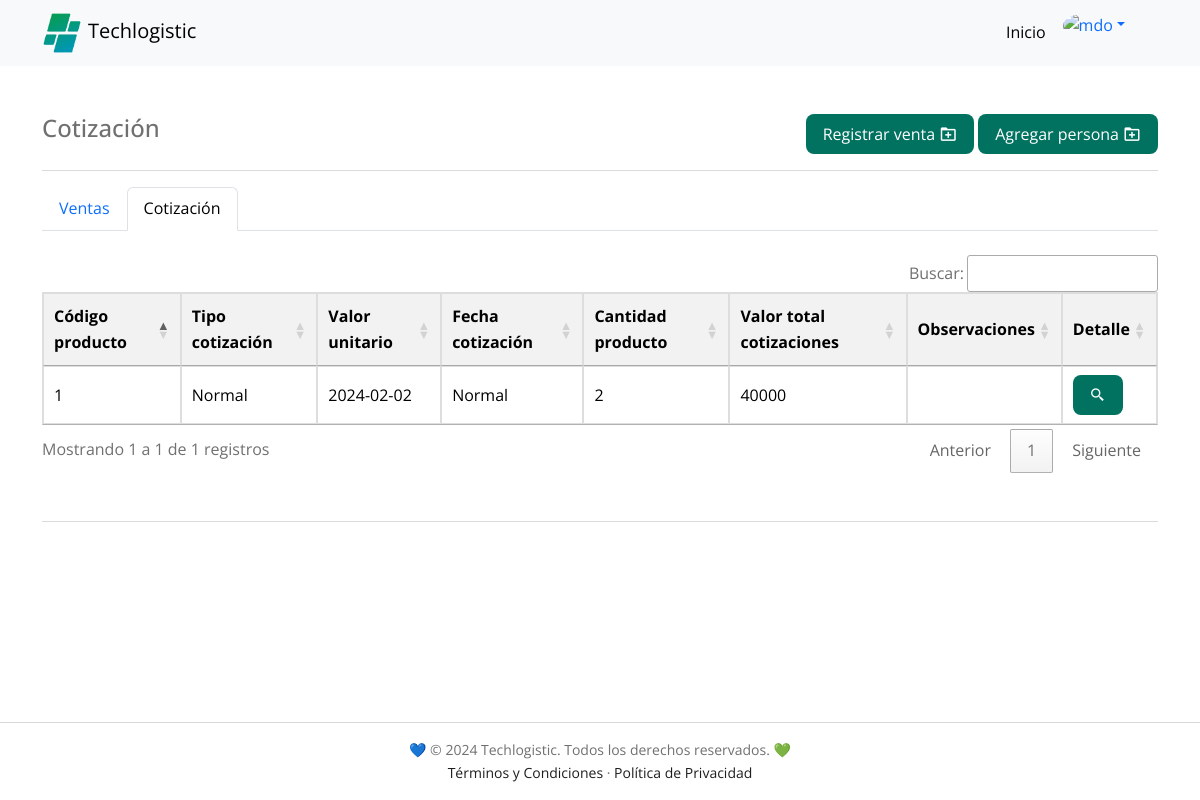
Screenshot of /dashboard/ventas/cotizacion.php with the database file from the repository.
### tables this page shows
CREATE TABLE `cotizaciones` (
  `codigo_cotizacion` int NOT NULL AUTO_INCREMENT,
  `id_persona` int NOT NULL,
  `codigo_producto` int NOT NULL,
  `tipo_cotizacion` varchar(20) NOT NULL,
  `valor_unitario` float NOT NULL,
  `fecha_cotizacion` date NOT NULL,
  `cantidad_producto` int NOT NULL,
  `valor_total_cot` float NOT NULL,
  `observaciones` varchar(255) DEFAULT NULL,
  PRIMARY KEY (`codigo_cotizacion`),
  KEY `codigo_producto` (`codigo_producto`),
  KEY `cotizacion_ibfk_1_idx` (`id_persona`),
  CONSTRAINT `cotizacion_ibfk_1` FOREIGN KEY (`id_persona`) REFERENCES `personas` (`id_persona`),
  CONSTRAINT `cotizacion_ibfk_2` FOREIGN KEY (`codigo_producto`) REFERENCES `producto` (`codigo_producto`)
);

### dashboard/ventas/cotizacion.php (the view, shortened to what this page needs)
<!DOCTYPE html>
<html lang="es">
<head>
    <link href='https://unpkg.com/boxicons@2.0.7/css/boxicons.min.css' rel='stylesheet'>
    <link href="https://cdn.jsdelivr.net/npm/bootstrap@5.3.0/dist/css/bootstrap.min.css" rel="stylesheet"
>
    <link rel="stylesheet" href="../../HTML/styles/techlogistic.css">
    <link rel="stylesheet" type="text/css" href="https://cdn.datatables.net/1.11.5/css/jquery.dataTables.css">
    <link rel="stylesheet" type="text/css"
        href="https://cdn.datatables.net/buttons/2.0.1/css/buttons.dataTables.min.css">
</head>
<body>
    <nav class="navbar navbar-expand-lg bg-body-tertiary">
        <div class="container">
            <a href="../../PHP/indexdash.php" class="navbar-brand" title="Techlogistic"><img
                    src="../../images/favicon.png" alt="Logo Techlogistic" class="navigation__image">Techlogistic</a>
            <div class="collapse navbar-collapse" id="navbarNavDropdown">
                <ul class="navbar-nav ms-auto me-4 mb-2 mb-lg-0">
                    <li class="nav-item">
                        <a class="nav-link active" aria-current="page" href="../../PHP/indexdash.php">Inicio</a>
                    </li>
                    <li class="nav-item dropdown">
                        <div class="dropdown" role="group">
                            <a class="dropdown-toggle dropdown-toggle-split" data-bs-toggle="dropdown"
                                aria-expanded="false">
                                <img src="https://higinnamora.github.io/techlogistic/images/profile/profile.png"
                                    alt="mdo" class="rounded-circle" width="38" height="38" />
                            </a>
                        </div>
                    </li>
                </ul>
            </div>
        </div>
    </nav>
    <main class="container my-5 h-100">
        <div class="d-flex flex-column flex-md-row justify-content-between">
            <h4 class="text-md-start text-left">Cotización</h4>
            <div class="actions-table">
                <div class="action-item">
                    <a class="button margin-left" aria-current="page" href="./nueva-venta.php">Registrar venta<i
                            class='bx bx-folder-plus icons-styles'></i></a>
                </div>
                <div class="action-item">
                    <a class="button margin-left" aria-current="page" href="../../HTML/sign-up.html">Agregar persona<i
                            class='bx bx-folder-plus icons-styles'></i></a>
                </div>
            </div>
        </div>
        <hr>
        <ul class="nav nav-tabs mb-4">
            <li class="nav-item">
                <a class="nav-link" aria-current="page" href="indexventas.php">Ventas</a>
            </li>
            <li class="nav-item">
                <a class="nav-link active" href="cotizacion.php">Cotización</a>
            </li>
        </ul>
        <div class="table-responsive">
            <?php
            include_once "../../PHP/conexion_a_la_DB.php";
            $sql = "SELECT codigo_producto, tipo_cotizacion, valor_unitario, fecha_cotizacion, cantidad_producto, valor_total_cot, observaciones FROM cotizaciones;";
            echo '<table id="cotizacion" style="color: black;" class="">
            <thead>
                <tr>
                    <th scope="scope" >Código producto</th>
                    <th scope="scope" >Tipo cotización</th>
                    <th scope="scope" >Valor unitario</th>
                    <th scope="scope" >Fecha cotización</th>
                    <th scope="scope" >Cantidad producto</th>
                    <th scope="scope" >Valor total cotizaciones</th>
                    <th scope="scope" >Observaciones</th>
                    <th scope="scope" >Detalle</th>
                </tr>
            </thead>
            <tbody>';
            if ($rta = $conexion->query($sql)) {
                while ($row = $rta->fetch_assoc()) {
                    $codigoProducto = $row["codigo_producto"];
                    $tipo_cot = $row["tipo_cotizacion"];
                    $fecha_cot = $row["fecha_cotizacion"];
                    $cantidad = $row["cantidad_producto"];
                    $valor_total_cot = $row["valor_total_cot"];
                    $observa = $row["observaciones"];
                    echo "
            <tr>
                <td>$codigoProducto</td>
                <td>$tipo_cot</td>
                <td>$fecha_cot</td>
                <td>$tipo_cot</td>
                <td>$cantidad</td>
                <td>$valor_total_cot</td>
                <td>$observa</td>
                <td><button class='button'><i class='bx bx-search-alt-2'></i></button></td>
            </tr>";
                }
                echo "</tbody></table>\n";
            }
            ?>
        </div>
        <hr class="my-5">
    </main>
    <footer>
        <div class="copyright footer-absolute">
            <div class="bd-container">
                <p>💙 © 2024 Techlogistic. Todos los derechos reservados. 💚</p>
                <p><a href="../../HTML/terminos-y-condiciones.html">Términos y Condiciones</a> · <a
                        href="../../HTML/politica-de-privacidad.html">Política de Privacidad</a></p>
            </div>
        </div>
    </footer>
</body>
</html>

### HTML/styles/techlogistic.css (style rules this page uses)
:root { --header-height: 3rem; --header-height-desktop: 70px; --first-color: #017260; --first-color-alt: #167C38; --secondary-color: #0097b2; --title-color: #393939; --text-color: #707070; --text-color-light: #A6A6A6; --body-color: #FFFFFF; --container-color: #FFFFFF; --black-color-001: #1E1E1E; --gray-color-001: #D9D9D9; --text-color-001: #242B55; --text-color-002: #fafafa; --text-color-white: #ffffff; --body-font: 'Open Sans', sans-serif; --biggest-font-size: 2.25rem; --h1-font-size: 1.5rem; --h2-font-size: 1.25rem; --h3-font-size: 1rem; --normal-font-size: .938rem; --small-font-size: .813rem; --smaller-font-size: .75rem; --font-medium: 500; --font-semi-bold: 600; --m-1: .5rem; --m-2: 1rem; --m-3: 1.5rem; --m-4: 2rem; --m-5: 2.5rem; --m-6: 3rem; --z-tooltip: 10; --z-fixed: 100; }
@media screen and (min-width: 768px) { :root { --biggest-font-size: 4rem; --h1-font-size: 2.25rem; --h2-font-size: 1.5rem; --h3-font-size: 1.25rem; --normal-font-size: 1rem; --small-font-size: .875rem; --smaller-font-size: .813rem; } }
*,::before,::after { box-sizing: border-box; }
html { height: 100%; }
html, body { scroll-behavior: smooth; }
body { background-color: var(--body-color); color: var(--text-color); display: flex; flex-direction: column; font-family: var(--body-font); font-size: var(--normal-font-size); line-height: 1.6; margin: var(--header-height) 0 0 0; width: 100%; }
h1, h2, h3, p, ul { margin: 0; }
a { text-decoration: none; }
img { height: auto; max-width: 100%; }
.mb-2 { margin-bottom: var(--m-2); }
.bd-container { margin-left: var(--m-2); margin-right: var(--m-2); max-width: 960px; width: calc(100% - 2rem); }
.navigation__image { width: 40px; margin-right: 6px; }
.button { align-items: center; background-color: var(--first-color); border-radius: .5rem; border: 1px solid transparent; color: #FFFFFF; display: inline-block; height: 40px; line-height: 1; padding: 0 1rem; transition: .3s; justify-content: center; }
a.button { display: inline-flex; }
.copyright { text-align: center; padding: 16px 0; border-top: 1px solid var(--gray-color-001); margin-top: auto; }
.copyright p { font-size: 14px; color: var(--text-color); }
.copyright p a { color: var(--black-color-001); }
@media screen and (min-width: 768px) { body { margin: 0; } }
@media screen and (min-width: 992px) { .bd-container { margin-left: auto; margin-right: auto; } }
table { width: 100%; border-collapse: collapse; margin-top: 20px; }
table, th, td { border: 1px solid #ddd; }
th, td { padding: 12px; text-align: left; }
th { background-color: #f2f2f2; }
.actions-table { display: flex; }
.icons-styles { font-size: 18px; margin-left: 4px; }
.margin-left { margin-left: 4px; }
.footer-absolute { position: absolute; bottom: 0; width: 100%; }

### rows the page displays
cotizaciones: codigo_producto "1", tipo_cotizacion "Normal", fecha_cotizacion "2024-02-02", cantidad_producto "2", valor_total_cot "40000"
